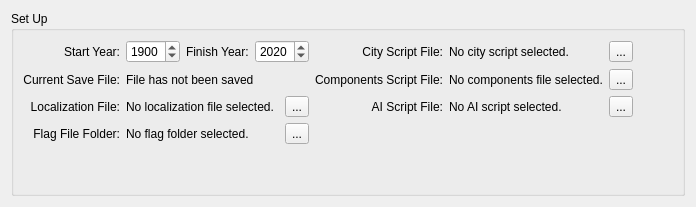
       <widget class="QWidget" name="Tab_Settings">
        <attribute name="title">
         <string>Settings</string>
        </attribute>
        <layout class="QGridLayout" name="gridLayout_6">
         <item row="0" column="0">
          <widget class="QGroupBox" name="groupBox_2">
           <property name="sizePolicy">
            <sizepolicy hsizetype="Preferred" vsizetype="Preferred">
             <horstretch>0</horstretch>
             <verstretch>0</verstretch>
            </sizepolicy>
           </property>
           <property name="minimumSize">
            <size>
             <width>0</width>
             <height>110</height>
            </size>
           </property>
           <property name="title">
            <string>Set Up</string>
           </property>
           <layout class="QGridLayout" name="gridLayout_5">
            <item row="1" column="0">
             <layout class="QGridLayout" name="gridLayout_3">
              <item row="0" column="0">
               <widget class="QLabel" name="label">
                <property name="sizePolicy">
                 <sizepolicy hsizetype="Preferred" vsizetype="Minimum">
                  <horstretch>0</horstretch>
                  <verstretch>0</verstretch>
                 </sizepolicy>
                </property>
                <property name="text">
                 <string>Start Year:</string>
                </property>
                <property name="alignment">
                 <set>Qt::AlignRight|Qt::AlignTrailing|Qt::AlignVCenter</set>
                </property>
               </widget>
              </item>
              <item row="1" column="3">
               <widget class="QLabel" name="label_7">
                <property name="text">
                 <string>Components Script File:</string>
                </property>
                <property name="alignment">
                 <set>Qt::AlignRight|Qt::AlignTrailing|Qt::AlignVCenter</set>
                </property>
               </widget>
              </item>
              <item row="2" column="4">
               <widget class="QLabel" name="Label_AIScriptFile">
                <property name="text">
                 <string>No AI script selected.</string>
                </property>
               </widget>
              </item>
              <item row="0" column="4">
               <widget class="QLabel" name="Label_CityScriptFile">
                <property name="text">
                 <string>No city script selected.</string>
                </property>
               </widget>
              </item>
              <item row="1" column="4">
               <widget class="QLabel" name="Label_ComponentsFile">
                <property name="text">
                 <string>No components file selected.</string>
                </property>
               </widget>
              </item>
              <item row="0" column="5">
               <widget class="QToolButton" name="Button_SetCityScriptFile">
                <property name="text">
                 <string>...</string>
                </property>
               </widget>
              </item>
              <item row="1" column="1" colspan="2">
               <widget class="QLabel" name="Label_CurrentSaveFiles">
                <property name="text">
                 <string>File has not been saved</string>
                </property>
               </widget>
              </item>
              <item row="0" column="3">
               <widget class="QLabel" name="label_5">
                <property name="text">
                 <string>City Script File:</string>
                </property>
                <property name="alignment">
                 <set>Qt::AlignRight|Qt::AlignTrailing|Qt::AlignVCenter</set>
                </property>
               </widget>
              </item>
              <item row="2" column="1">
               <widget class="QLabel" name="Label_LocalizationFile">
                <property name="text">
                 <string>No localization file selected.</string>
                </property>
               </widget>
              </item>
              <item row="1" column="0">
               <widget class="QLabel" name="label_3">
                <property name="sizePolicy">
                 <sizepolicy hsizetype="Preferred" vsizetype="Preferred">
                  <horstretch>0</horstretch>
                  <verstretch>0</verstretch>
                 </sizepolicy>
                </property>
                <property name="text">
                 <string>Current Save File:</string>
                </property>
                <property name="alignment">
                 <set>Qt::AlignRight|Qt::AlignTrailing|Qt::AlignVCenter</set>
                </property>
               </widget>
              </item>
              <item row="2" column="2">
               <widget class="QToolButton" name="Button_SetLocalizationFile">
                <property name="text">
                 <string>...</string>
                </property>
               </widget>
              </item>
              <item row="0" column="1" colspan="2">
               <layout class="QHBoxLayout" name="horizontalLayout_3">
                <item>
                 <widget class="QSpinBox" name="Spin_StartingYear">
                  <property name="minimum">
                   <number>1800</number>
                  </property>
                  <property name="maximum">
                   <number>9999</number>
                  </property>
                  <property name="value">
                   <number>1900</number>
                  </property>
                 </widget>
                </item>
                <item>
                 <widget class="QLabel" name="label_2">
                  <property name="text">
                   <string>Finish Year:</string>
                  </property>
                 </widget>
                </item>
                <item>
                 <widget class="QSpinBox" name="Spin_FinishYear">
                  <property name="minimum">
                   <number>1801</number>
                  </property>
                  <property name="maximum">
                   <number>9999</number>
                  </property>
                  <property name="value">
                   <number>2020</number>
                  </property>
                 </widget>
                </item>
               </layout>
              </item>
              <item row="2" column="0">
               <widget class="QLabel" name="label_12">
                <property name="sizePolicy">
                 <sizepolicy hsizetype="Preferred" vsizetype="Preferred">
                  <horstretch>0</horstretch>
                  <verstretch>0</verstretch>
                 </sizepolicy>
                </property>
                <property name="text">
                 <string>Localization File:</string>
                </property>
                <property name="alignment">
                 <set>Qt::AlignRight|Qt::AlignTrailing|Qt::AlignVCenter</set>
                </property>
               </widget>
              </item>
              <item row="2" column="3">
               <widget class="QLabel" name="label_8">
                <property name="text">
                 <string>AI Script File:</string>
                </property>
                <property name="alignment">
                 <set>Qt::AlignRight|Qt::AlignTrailing|Qt::AlignVCenter</set>
                </property>
               </widget>
              </item>
              <item row="0" column="6">
               <spacer name="horizontalSpacer">
                <property name="orientation">
                 <enum>Qt::Horizontal</enum>
                </property>
                <property name="sizeType">
                 <enum>QSizePolicy::Preferred</enum>
                </property>
                <property name="sizeHint" stdset="0">
                 <size>
                  <width>40</width>
                  <height>20</height>
                 </size>
                </property>
               </spacer>
              </item>
              <item row="1" column="5">
               <widget class="QToolButton" name="Button_SetComponentsScript">
                <property name="text">
                 <string>...</string>
                </property>
               </widget>
              </item>
              <item row="2" column="5">
               <widget class="QToolButton" name="Button_SetAIScript">
                <property name="text">
                 <string>...</string>
                </property>
               </widget>
              </item>
              <item row="3" column="0">
               <widget class="QLabel" name="label_14">
                <property name="text">
                 <string>Flag File Folder:</string>
                </property>
                <property name="alignment">
                 <set>Qt::AlignRight|Qt::AlignTrailing|Qt::AlignVCenter</set>
                </property>
               </widget>
              </item>
              <item row="3" column="1">
               <widget class="QLabel" name="Label_FlagFolder">
                <property name="text">
                 <string>No flag folder selected.</string>
                </property>
               </widget>
              </item>
              <item row="3" column="2">
               <widget class="QToolButton" name="Button_SetFlagFolder">
                <property name="text">
                 <string>...</string>
                </property>
               </widget>
              </item>
              <item row="4" column="0">
               <spacer name="verticalSpacer_3">
                <property name="orientation">
                 <enum>Qt::Vertical</enum>
                </property>
                <property name="sizeHint" stdset="0">
                 <size>
                  <width>20</width>
                  <height>40</height>
                 </size>
                </property>
               </spacer>
              </item>
             </layout>
            </item>
           </layout>
          </widget>
         </item>
        </layout>
       </widget>
